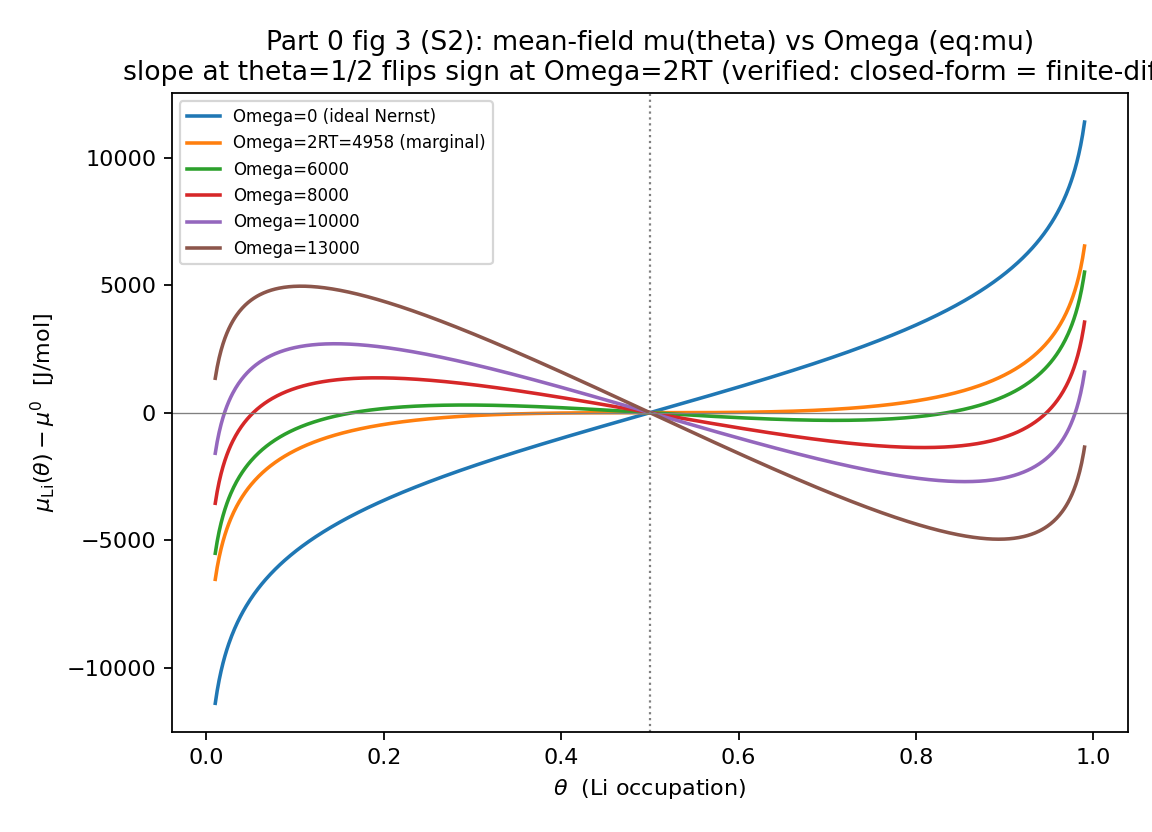

Reproduce this figure in Python.
# -*- coding: utf-8 -*-
"""V1013 P2.1 Part 0 figure (S2) -- mean-field chemical potential mu(theta) vs Omega.

Purpose: visualize eq:mu -- mu_Li(theta) - mu^0 = RT*ln[theta/(1-theta)] + Omega*(1-2*theta)
for the same real Omega spread as fig_S2_gxi_doublewell.py, to show the
monotonic (single-valued V_eq) -> non-monotonic (multi-valued, hysteresis
precursor) transition at Omega=2RT (Part 0 Step 3 self-check: slope at
theta=1/2 changes sign exactly at Omega=2RT).

Self-check: d(mu)/d(theta) at theta=1/2, evaluated by central finite
difference on the closed-form mu(theta), is compared to the closed-form
slope (2*Omega-4RT)/1 (from d/dtheta[RT ln(theta/(1-theta))] = RT/[theta(1-theta)]
=4RT at theta=1/2, plus d/dtheta[Omega(1-2theta)]=-2Omega -> total slope
4RT-2Omega, sign flips at Omega=2RT).
"""
import importlib.util
import numpy as np
import matplotlib
matplotlib.use("Agg")
import matplotlib.pyplot as plt

CODE = r"D:\Projects\Project_Anode_Fit\Claude\docs\v1.0.13\Anode_Fit_v1.0.13.py"
OUT = r"D:\Projects\Project_Anode_Fit\Claude\results\process\V1013_P21_fig_S2_mu_theta.png"

spec = importlib.util.spec_from_file_location("anodefit_v1013", CODE)
m = importlib.util.module_from_spec(spec)
spec.loader.exec_module(m)

R, F = m.R, m.F
T = 298.15
two_RT = 2.0 * R * T

omegas_real = [tr['Omega'] for tr in m.GRAPHITE_STAGING_LIT]
omega_set = [0.0, two_RT] + omegas_real
labels = ["Omega=0 (ideal Nernst)", f"Omega=2RT={two_RT:.0f} (marginal)"] + \
         [f"Omega={int(o)}" for o in omegas_real]

def mu_minus_mu0(theta, Omega):
    return R * T * np.log(theta / (1 - theta)) + Omega * (1 - 2 * theta)

theta = np.linspace(0.01, 0.99, 900)

fig, ax = plt.subplots(figsize=(7.2, 5.2))
for Omega, lab in zip(omega_set, labels):
    mu = mu_minus_mu0(theta, Omega)
    ax.plot(theta, mu, label=lab, lw=1.6)

    # closed-form slope at theta=1/2 vs central finite-difference on the closed form
    slope_closed = 4.0 * R * T - 2.0 * Omega
    h = 1e-6
    slope_fd = (mu_minus_mu0(0.5 + h, Omega) - mu_minus_mu0(0.5 - h, Omega)) / (2 * h)
    assert abs(slope_closed - slope_fd) < 1e-3, f"slope mismatch at Omega={Omega}"
    # dmu/dtheta|_{1/2} = 4RT-2*Omega = g''(1/2): >0 -> stable/monotonic increasing,
    # <0 -> unstable at center -> mu(theta) backward-bends -> non-monotonic (S-loop),
    # =0 -> marginal (Omega=2RT threshold, Part 0 eq:spinodal onset).
    tag = "non-monotonic (S-loop; unstable center, spinodal pair)" if slope_closed < -1e-6 else \
          ("marginal (slope=0 at center, Omega=2RT onset)" if abs(slope_closed) < 1e-6 else
           "monotonic increasing (stable, normal isotherm)")
    print(f"Omega={Omega:8.1f}: closed-form slope@theta=1/2={slope_closed:9.2f}  "
          f"finite-diff={slope_fd:9.2f}  match={abs(slope_closed - slope_fd) < 1e-3}  -> {tag}")

ax.axhline(0, color="gray", lw=0.6)
ax.axvline(0.5, color="gray", ls=":", lw=1)
ax.set_xlabel(r"$\theta$  (Li occupation)")
ax.set_ylabel(r"$\mu_\mathrm{Li}(\theta)-\mu^0$  [J/mol]")
ax.set_title("Part 0 fig 3 (S2): mean-field mu(theta) vs Omega (eq:mu)\n"
             "slope at theta=1/2 flips sign at Omega=2RT (verified: closed-form = finite-diff)")
ax.legend(fontsize=7.5, loc="upper left")
fig.tight_layout()
fig.savefig(OUT, dpi=160)
print(f"saved: {OUT}")
